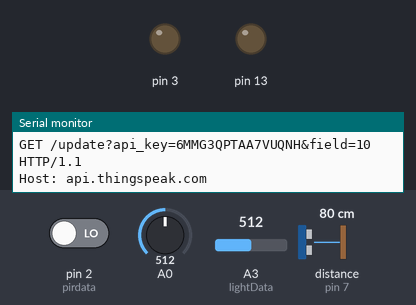
A sketch run on a simulated Arduino Uno, built with avr-gcc and run on an emulated ATmega328P. On the bench: output pins drawn as LEDs (lit = HIGH), the last lines printed to the serial monitor. The inputs (shaded band) are chosen by the test bench; at power-on: pin 2 (pirdata) LOW, A0 = 512, A3 (lightData) = 512, distance to the obstacle (sensor on pin 7) 80 cm. The echo pulse lasts 58.3 µs per cm.

Above: at 2.2 s.
2.3 s: pin 2 (pirdata) driven HIGH
At 6.2 s:
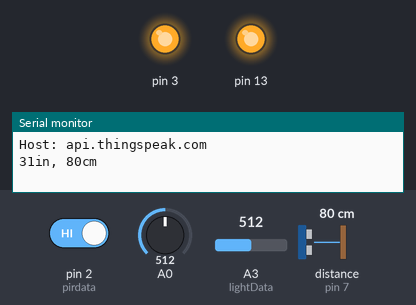
6.5 s: pin 2 (pirdata) driven LOW
At 11.6 s:
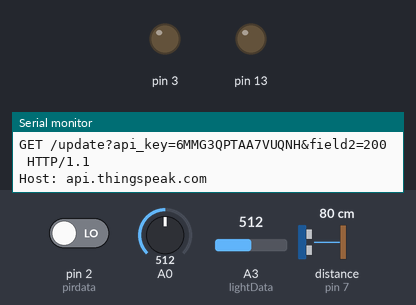
Timing chart, 0 to 13.1 s (numbered marks = the images above; inputs shaded):
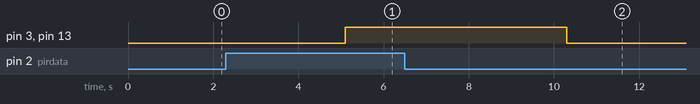

The sketch:

UVC_light_control_circuit.ino
```cpp
//Codes by Buffer Circuitz//

//define//

int sensorState = 0;
int inches = 0;
int cm = 0;
int lightState=0;


// wifi module//
String ssid     = "Simulator Wifi";  // SSID to connect to
String password = ""; // Our virtual wifi has no password (so dont do your banking stuff on this network)
String host     = "api.thingspeak.com"; // Open Weather Map API
const int httpPort   = 80;
String uripir     = "/update?api_key=6MMG3QPTAA7VUQNH&field=1";
String uritemp     = "/update?api_key=6MMG3QPTAA7VUQNH&field2=";
String uriun     = "/update?api_key=6MMG3QPTAA7VUQNH&field3=";
String urilight     = "/update?api_key=6MMG3QPTAA7VUQNH&field4=";

int setupESP8266(void) {
  // Start our ESP8266 Serial Communication
  Serial.begin(115200);   // Serial connection over USB to computer
  Serial.println("AT");   // Serial connection on Tx / Rx port to ESP8266
  delay(10);        // Wait a little for the ESP to respond
  if (!Serial.find("OK")) return 1;

  // Connect to 123D Circuits Simulator Wifi
  Serial.println("AT+CWJAP=\"" + ssid + "\",\"" + password + "\"");
  delay(10);        // Wait a little for the ESP to respond
  if (!Serial.find("OK")) return 2;

  // Open TCP connection to the host:
  Serial.println("AT+CIPSTART=\"TCP\",\"" + host + "\"," + httpPort);
  delay(50);        // Wait a little for the ESP to respond
  if (!Serial.find("OK")) return 3;

  return 0;
}

void anydata(void) {

  int temp1 = map(analogRead(A0),20,358,-40,125);


  // Construct our HTTP call
  String httpPacket = "GET " + uritemp + String(temp1) + " HTTP/1.1\r\nHost: " + host + "\r\n\r\n";
  int length = httpPacket.length();

  // Send our message length
  Serial.print("AT+CIPSEND=");
  Serial.println(length);
  delay(10); // Wait a little for the ESP to respond if (!Serial.find(">")) return -1;

  // Send our http request
  Serial.print(httpPacket);
  delay(10); // Wait a little for the ESP to respond
  if (!Serial.find("SEND OK\r\n")) return;


}
void lightData(void) {

  int light = analogRead(A3);


  // Construct our HTTP call
  String httpPacket = "GET " + urilight + String(light) + " HTTP/1.1\r\nHost: " + host + "\r\n\r\n";
  int length = httpPacket.length();

  // Send our message length
  Serial.print("AT+CIPSEND=");
  Serial.println(length);
  delay(10); // Wait a little for the ESP to respond if (!Serial.find(">")) return -1;

  // Send our http request
  Serial.print(httpPacket);
  delay(10); // Wait a little for the ESP to respond
  if (!Serial.find("SEND OK\r\n")) return;


}
void pirdata(void)
{
  int Sensordata= digitalRead(2);
  String httpPacket = "GET " + uripir + Sensordata + " HTTP/1.1\r\nHost: " + host + "\r\n\r\n";
  int length = httpPacket.length();

  // Send our message length
  Serial.print("AT+CIPSEND=");
  Serial.println(length);
  delay(10); // Wait a little for the ESP to respond if (!Serial.find(">")) return -1;

  // Send our http request
  Serial.print(httpPacket);
  delay(10); // Wait a little for the ESP to respond
  if (!Serial.find("SEND OK\r\n")) return;
}

void usdata(void){

  String httpPacket = "GET " + uriun + String(cm) + " HTTP/1.1\r\nHost: " + host + "\r\n\r\n";
  int length = httpPacket.length();

  // Send our message length
  Serial.print("AT+CIPSEND=");
  Serial.println(length);
  delay(10); // Wait a little for the ESP to respond if (!Serial.find(">")) return -1;

  // Send our http request
  Serial.print(httpPacket);
  delay(10); // Wait a little for the ESP to respond
  if (!Serial.find("SEND OK\r\n")) return;
}


long readUltrasonicDistance(int triggerPin, int echoPin)
{
  pinMode(triggerPin, OUTPUT);  // Clear the trigger
  digitalWrite(triggerPin, LOW);
  delayMicroseconds(2);
  // Sets the trigger pin to HIGH state for 10 microseconds
  digitalWrite(triggerPin, HIGH);
  delayMicroseconds(10);
  digitalWrite(triggerPin, LOW);
  pinMode(echoPin, INPUT);
  // Reads the echo pin, and returns the sound wave travel time in microseconds
  return pulseIn(echoPin, HIGH);
}


void setup()
{

    pinMode(3, OUTPUT);
    pinMode(13, OUTPUT);
    setupESP8266();
}

void loop()

{
  anydata();
  pirdata();
  usdata();
  lightData();
 int sensorState=digitalRead(2);
 const int temp= analogRead(A0);


 if (sensorState==HIGH & cm<=100 & temp>=32)
 {
    digitalWrite(3, HIGH);
    digitalWrite(13, HIGH);


  }
  else
  {
    digitalWrite(3, LOW);
    digitalWrite(13, LOW);

  }
delay(10);


   // measure the ping time in cm
  cm = 0.01723 * readUltrasonicDistance(7, 7);
  // convert to inches by dividing by 2.54
  inches = (cm / 2.54);
  Serial.print(inches);
  Serial.print("in, ");
  Serial.print(cm);
  Serial.println("cm");
  delay(100); // Wait for 100 millisecond(s)

  delay(1000);

}
```

Measured:
- after the input at 2.3 s, pin 3, pin 13: LOW → HIGH after 2.8 s
- after the input at 6.5 s, pin 3, pin 13: HIGH → LOW after 3.8 s
